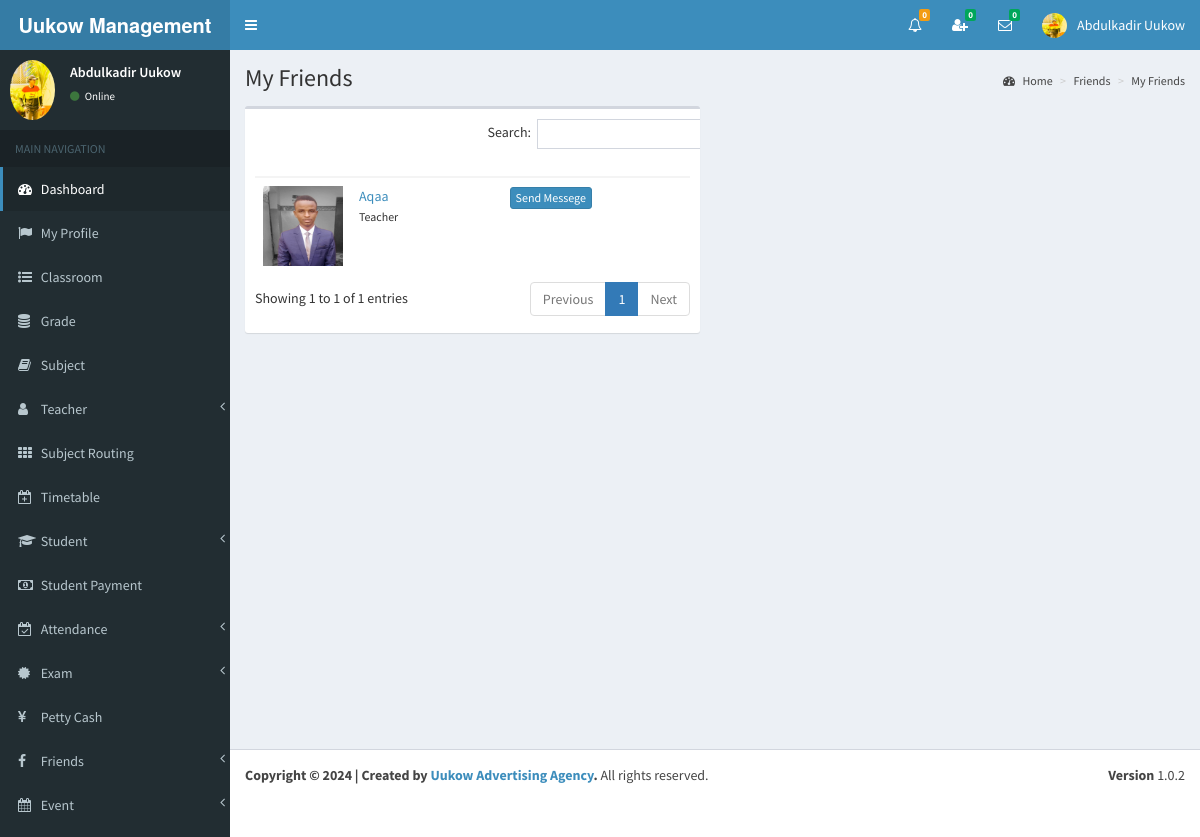
The page /view/my_friends.php?do=showChatBox&my_index=100&conversation_id=21&friend_index=1&my_type=Admin (signed in) on the database its author committed.
### tables this page shows
CREATE TABLE `my_friends` (
  `id` int(11) NOT NULL,
  `my_index` bigint(11) NOT NULL,
  `friend_index` bigint(11) NOT NULL,
  `_status` varchar(255) NOT NULL,
  `conversation_id` int(11) NOT NULL,
  `my_type` varchar(255) NOT NULL,
  `friend_type` varchar(255) NOT NULL,
  `_isread` int(11) NOT NULL
);

CREATE TABLE `teacher` (
  `id` int(11) NOT NULL,
  `full_name` varchar(255) NOT NULL,
  `i_name` varchar(255) NOT NULL,
  `gender` varchar(255) NOT NULL,
  `address` varchar(255) NOT NULL,
  `phone` varchar(255) NOT NULL,
  `email` varchar(255) NOT NULL,
  `image_name` varchar(255) NOT NULL,
  `index_number` bigint(11) NOT NULL,
  `reg_date` date NOT NULL
);

### view/my_friends.php (the view, shortened to what this page needs)
<?php include_once('head.php'); ?>
<?php include_once('header_admin.php'); ?>
<?php include_once('sidebar.php'); ?>
<div class="content-wrapper">
    <section class="content-header">
    	<h1>
        	My Friends
        </h1>
        <ol class="breadcrumb">
        	<li><a href="#"><i class="fa fa-dashboard"></i> Home</a></li>
            <li><a href="#">Friends</a></li>
            <li><a href="#">My Friends</a></li>
    	</ol>
	</section>
    <section class="content" >
        <div class="row" id="table1">
            <div class="col-md-6">
                <div class="box">
                    <div class="box-body table-responsive">
                        <table id="tableMyFriend" class="table ">
                            <thead>
                                <th class="col-md-1"></th>
                                <th class="col-md-5"></th>
                                <th class="col-md-6"></th>
                            </thead>
                            <tbody>
<?php
include_once('../controller/config.php');
$my_index=$_SESSION["index_number"];
$my_type=$_SESSION["type"];
$sql="select * from my_friends where my_index='$my_index' and _status='Friend'";
$result=mysqli_query($conn,$sql);
if(mysqli_num_rows($result) > 0){
	while($row=mysqli_fetch_assoc($result)){
		$friend_type=$row['friend_type'];
		$friend_index=$row['friend_index'];
		$conversation_id=$row['conversation_id'];
		if($friend_type=="Teacher"){
			$sql1="SELECT * FROM teacher WHERE index_number='$friend_index'";
			$result1=mysqli_query($conn,$sql1);
			$row1=mysqli_fetch_assoc($result1);
			$friend_name=$row1['i_name'];
			$friend_image=$row1['image_name'];
		}
?>
                                <tr>
							<td><img src="../<?php echo $friend_image; ?>" class="friend-image"></td>
							<td id="td1_<?php echo $row['mf_id']; ?>">
								<a href="#" onClick="friendProfile('<?php echo $friend_type; ?>','<?php echo $friend_index; ?>')">
									<?php echo $friend_name; ?>
								</a><br>
                                        <?php
											if($friend_type == "Teacher"){
												echo "<small> Teacher </small>";
											}
										?>
                                    </td>
                                    <td>
<a href="#" onClick="showModal('<?php echo $my_index; ?>','<?php echo $conversation_id; ?>','<?php echo $friend_index; ?>','<?php echo $my_type; ?>')" class="btn btn-primary btn-xs"  >Send Messege</a>
                                    </td>
                                </tr>
<?php } } ?>
                            </tbody>
                        </table>
                	</div>
                </div>
            </div>
            <div class="col-md-6" id="showMsg" style=" height:520px;">
    		</div>
        </div>
    </section>
</div>
<?php include_once('footer.php');?>

### view/head.php (shortened to what this page needs)
<!DOCTYPE html>
<html>
<head>
  <link rel="stylesheet" href="../bootstrap/css/bootstrap.min.css">
  <link rel="stylesheet" href="https://cdnjs.cloudflare.com/ajax/libs/font-awesome/4.5.0/css/font-awesome.min.css">
  <link rel="stylesheet" href="https://cdnjs.cloudflare.com/ajax/libs/ionicons/2.0.1/css/ionicons.min.css">
  <link rel="stylesheet" href="../dist/css/AdminLTE.min.css">
  <link rel="stylesheet" href="../dist/css/skins/_all-skins.min.css">
  <link rel="stylesheet" href="../plugins/iCheck/flat/blue.css">
  <link rel="stylesheet" href="../plugins/colorpicker/bootstrap-colorpicker.min.css">
  <link rel="stylesheet" href="../plugins/jvectormap/jquery-jvectormap-1.2.2.css">
  <link rel="stylesheet" href="../plugins/datepicker/datepicker3.css">
  <link rel="stylesheet" href="../plugins/daterangepicker/daterangepicker-bs3.css">
  <link rel="stylesheet" href="../plugins/bootstrap-wysihtml5/bootstrap3-wysihtml5.min.css">
    <link rel="stylesheet" href="../plugins/datatables/dataTables.bootstrap.css">
</head>

### view/header_admin.php (shortened to what this page needs)
<body class="hold-transition skin-blue sidebar-mini" >
<div class="wrapper">
  <header class="main-header" >
    <a href="" class="logo">
      <span class="logo-lg"><strong>Uukow Management School </strong></span>
    </a>
    <nav class="navbar navbar-static-top">
		<a href="#" class="sidebar-toggle" data-toggle="offcanvas" role="button">
       	</a>
		<div class="navbar-custom-menu">
			<ul class="nav navbar-nav">
              <li class="dropdown notifications-menu">
                <a href="#" class="dropdown-toggle" data-toggle="dropdown">
                  <i class="fa fa-bell-o"></i>
<?php
include_once('../controller/config.php');
$my_type=$_SESSION["type"];
if($my_type == 'Admin'){
	$sql1="SELECT COUNT(id) FROM main_notifications WHERE _isread='0'";
	$result1=mysqli_query($conn,$sql1);
	$row1=mysqli_fetch_assoc($result1);
	$notfi_count=$row1['COUNT(id)'];
?>
                  <span class="label label-warning"><?php echo $notfi_count; ?></span>
                </a>
              </li>
<?php }  ?>
<?php
include_once('../controller/config.php');
$my_index=$_SESSION["index_number"];
$my_type=$_SESSION["type"];
$sql="SELECT count(id)
      FROM my_friends
      WHERE my_index='$my_index' AND _status='Pending' AND _isread='0'";
$result=mysqli_query($conn,$sql);
$row=mysqli_fetch_assoc($result);
$unread_count=$row['count(id)'];
?>
              <li class="dropdown messages-menu"  id="friend_request">
              	<a href="#" class="dropdown-toggle" data-toggle="dropdown" onClick="showFriendRequest('<?php echo $my_index; ?>','<?php echo $my_type; ?>')">
                  <i class="fa fa-user-plus"></i>
                  <span class="label label-success"><?php echo $unread_count; ?></span>
                </a>
              </li>
<?php
include_once('../controller/config.php');
$my_index=$_SESSION["index_number"];
$unread_msg_count=0;
$sql="SELECT * FROM my_friends WHERE my_index='$my_index'";
$result=mysqli_query($conn,$sql);
while($row=mysqli_fetch_assoc($result)){
	$friend_index=$row['friend_index'];
	$sql1="SELECT count(id)
		  FROM online_chat
		  WHERE user_index='$friend_index' AND _isread='0'";
	$result1=mysqli_query($conn,$sql1);
	$row1=mysqli_fetch_assoc($result1);
	$unread_msg_count+=$row1['count(id)'];
}
?>
              <li class="dropdown messages-menu" id="unread_msg">
                <a href="#" class="dropdown-toggle" data-toggle="dropdown" >
                  <i class="fa fa-envelope-o"></i>
                  <span class="label label-success"><?php echo $unread_msg_count; ?></span>
                </a>
<?php
include_once('../controller/config.php');
$index=$_SESSION["index_number"];
$type=$_SESSION["type"];
$time='';
$file_path='';
	$sql="SELECT
           DISTINCT conversation_id,friend_index
           FROM
              my_friends
           WHERE
              	my_index='$index'
           ORDER BY
              conversation_id";
	$result=mysqli_query($conn,$sql);
	while($row=mysqli_fetch_assoc($result)){
		$conversation_id=$row['conversation_id'];
		$friend_index=$row['friend_index'];
		$sql3="SELECT * FROM my_friends WHERE conversation_id='$conversation_id' and friend_index='$friend_index'";
		$result3=mysqli_query($conn,$sql3);
		$row3=mysqli_fetch_assoc($result3);
		$friend_type=$row3['friend_type'];
		if($friend_type == "Admin"){
			$sql1="SELECT * FROM admin WHERE index_number='$friend_index'";
			$result1=mysqli_query($conn,$sql1);
			$row1=mysqli_fetch_assoc($result1);
			$friend_name=$row1['i_name'];
			$friend_image=$row1['image_name'];
		}
		if($friend_type == "Teacher"){
			$sql1="SELECT * FROM teacher WHERE index_number='$friend_index'";
			$result1=mysqli_query($conn,$sql1);
			$row1=mysqli_fetch_assoc($result1);
			$friend_name=$row1['i_name'];
			$friend_image=$row1['image_name'];
		}
		if($friend_type == "Student"){
			$sql1="SELECT * FROM student WHERE index_number='$friend_index'";
			$result1=mysqli_query($conn,$sql1);
			$row1=mysqli_fetch_assoc($result1);
			$friend_name=$row1['i_name'];
			$friend_image=$row1['image_name'];
		}
		$sql2="SELECT * FROM online_chat WHERE conversation_id='$conversation_id' ORDER BY id DESC LIMIT 1";
		$result2=mysqli_query($conn,$sql2);
		while($row2=mysqli_fetch_assoc($result2)){
			$last_msg=$row2['msg'];
			$msg_time=$row2['time'];
			$datetime1 = new DateTime($msg_time);
			$datetime2 = new DateTime();
			$interval = $datetime1->diff($datetime2);
			$year = $interval->format('%y y ');
			$month = $interval->format('%m m ');
			$days = $interval->format('%a d');
			$hours = $interval->format('%h h');
			$minutes = $interval->format('%i mins');
			$seconds = $interval->format('%s sec');
			if($year>0){
				$time=$year;
			}else if($month>0){
				$time=$month;
			}else if($days>0){
				$time=$days;
			}else if($hours>0){
				$time=$hours;
			}else if($minutes>0){
				$time=$minutes;
			}else{
				$time=$seconds;
			}
			if($type=="Admin"){
				$file_path="my_friends.php?do=showChatBox&my_index=$index&conversation_id=$conversation_id&friend_index=$friend_index&my_type=$type";
			}
			if($type=="Teacher"){
				$file_path="my_friends2.php?do=showChatBox&my_index=$index&conversation_id=$conversation_id&friend_index=$friend_index&my_type=$type";
			}
			if($type=="Student"){
				$file_path="my_friends1.php?do=showChatBox&my_index=$index&conversation_id=$conversation_id&friend_index=$friend_index&my_type=$type";
			}
?>
                      <li>
                        <a href="<?php echo $file_path; ?>" onClick="msgRead('<?php echo $index; ?>','<?php echo $conversation_id; ?>','<?php echo $friend_index; ?>','<?php echo $type; ?>')">
                          <div class="pull-left">
                            <img src="../<?php echo $friend_image; ?>" class="img-circle" alt="User Image">
                          </div>
                          <h4>
                            <?php echo $friend_name; ?>
                            <small><i class="fa fa-clock-o"></i> <?php echo $time; ?></small>
                          </h4>
                          <p><?php echo $last_msg; ?></p>
                        </a>
                      </li>
 <?php } } ?>
              </li>
<?php
include_once('../controller/config.php');
if($type=="Admin"){
	$sql="SELECT * FROM admin where index_number='$index'";
	$result=mysqli_query($conn,$sql);
	$row=mysqli_fetch_assoc($result);
}
?>
            	<li class="dropdown user user-menu">
                    <a href="#" class="dropdown-toggle" data-toggle="dropdown">
                      <img src="../<?php echo $row['image_name']; ?>" class="user-image" alt="User Image">
                      <span class="hidden-xs"><?php echo $row['i_name']; ?></span>
                    </a>
              </li>
            </ul>
        </div>
	</nav>
  </header>

### view/sidebar.php (shortened to what this page needs)
  <aside class="main-sidebar">
    <section class="sidebar">
<?php
include_once('../controller/config.php');
$index=$_SESSION["index_number"];
$sql="SELECT * FROM admin WHERE index_number='$index'";
$result=mysqli_query($conn,$sql);
$row=mysqli_fetch_assoc($result);
$name=$row['i_name'];
$image=$row['image_name'];
?>
      <div class="user-panel">
      	<div class="pull-left image">
        	<img src="../<?php echo $image; ?>" class="img-circle" alt="User Image">
        </div>
        <div class="pull-left info">
        	<p><?php echo $name; ?></p>
            <a href="#"><i class="fa fa-circle text-success"></i> Online</a>
        </div>
      </div>
      <ul class="sidebar-menu">
        <li class="header">MAIN NAVIGATION</li>
        <li class="active treeview">
          <a href="dashboard.php">
            <i class="fa fa-dashboard"></i> <span>Dashboard</span>
          </a>
        </li>
         <li>
          <a href="admin_profile.php">
            <i class="fa fa-flag"></i> <span>My Profile</span>
          </a>
        </li>
        <li>
          <a href="class_room.php">
            <i class="fa fa-list-ul"></i> <span>Classroom</span>
          </a>
        </li>
        <li>
          <a href="grade.php">
            <i class="fa fa-database"></i> <span>Grade</span>
          </a>
        </li>
        <li>
          <a href="subject.php">
            <i class="fa fa-book"></i> <span>Subject</span>
          </a>
        </li>
        <li class="treeview">
          <a href="#">
            <i class="fa fa-user" aria-hidden="true"></i>
            <span>Teacher</span>
            <span class="pull-right-container">
              <i class="fa fa-angle-left pull-right"></i>
            </span>
          </a>
        </li>
        <li>
          <a href="subject_routing.php">
            <i class="fa fa-th"></i> <span>Subject Routing</span>
          </a>
        </li>
        <li>
          <a href="timetable.php">
            <i class="fa fa-calendar-plus-o"></i> <span>Timetable</span>
          </a>
        </li>
        <li class="treeview">
          <a href="#">
            <i class="fa fa-graduation-cap"></i>
            <span>Student</span>
            <span class="pull-right-container">
              <i class="fa fa-angle-left pull-right"></i>
            </span>
          </a>
        </li>
        <li>
          <a href="student_payment.php">
            <i class="fa fa-money"></i> <span>Student Payment</span>
          </a>
        </li>
         <li class="treeview">
          <a href="#">
            <i class="fa fa-calendar-check-o"></i>
            <span>Attendance</span>
            <span class="pull-right-container">
              <i class="fa fa-angle-left pull-right"></i>
            </span>
          </a>
        </li>
        <li class="treeview">
          <a href="#">
            <i class="fa fa-certificate"></i>
            <span>Exam</span>
            <span class="pull-right-container">
              <i class="fa fa-angle-left pull-right"></i>
            </span>
          </a>
        </li>
        <li>
          <a href="petty_cash.php">
            <i class="fa fa-yen"></i> <span>Petty Cash</span>
          </a>
        </li>
        <li class="treeview">
          <a href="#">
            <i class="fa fa-facebook"></i>
            <span>Friends</span>
            <span class="pull-right-container">
              <i class="fa fa-angle-left pull-right"></i>
            </span>
          </a>
        </li>
        <li class="treeview">
          <a href="#">
            <i class="fa fa-calendar"></i>
            <span>Event</span>
            <span class="pull-right-container">
              <i class="fa fa-angle-left pull-right"></i>
            </span>
          </a>
        </li>
      </ul>
    </section>
  </aside>

### view/footer.php
	<footer class="main-footer">
        <div class="pull-right hidden-xs">
          <b>Version</b> 1.0.2
        </div>
        <strong>Copyright &copy; 2024 | Created by <a href="facebook.com/uukowads">Uukow Advertising Agency</a>.</strong> All rights reserved.
     </footer>
  </body>
</html>

### view/my_friends.php (style rules this page uses)
body { overflow-y:scroll; }
.friend-image { float: left; width: 80px; height: 80px; text-align: center; }

### rows shown on the page
my_friends: teacher.image_name (picture), teacher.i_name "Aqaa", friend_type "Teacher"

### other values the page prints
$notfi_count "0"
$unread_count "0"
$unread_msg_count "0"
$row['i_name'] "Abdulkadir Uukow"
$name "Abdulkadir Uukow"
